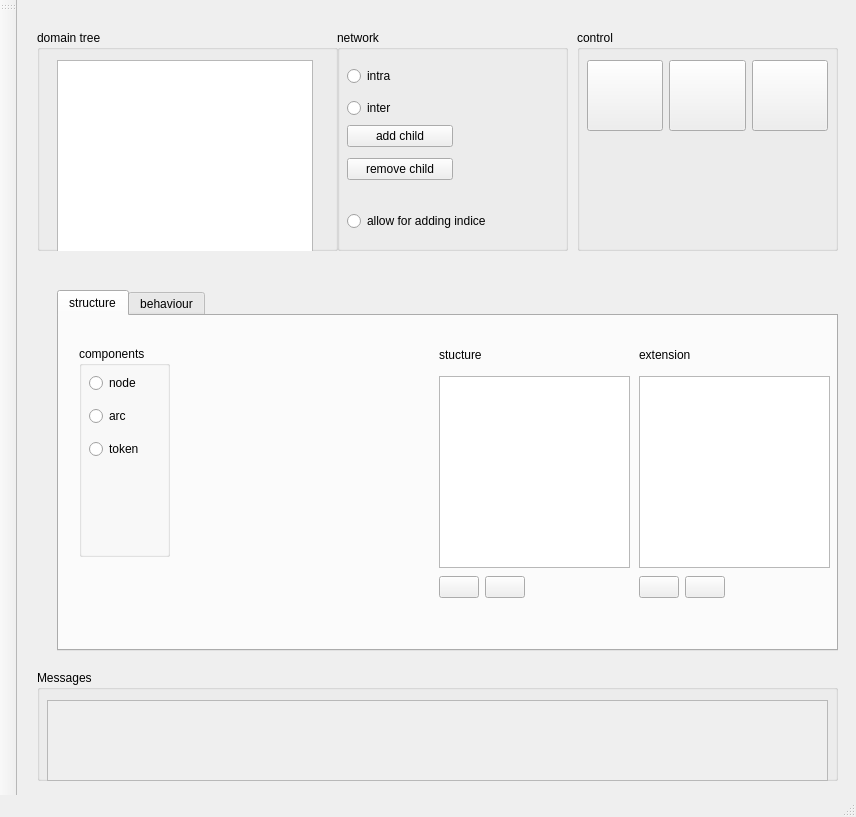
<?xml version="1.0" encoding="UTF-8"?>
<ui version="4.0">
 <class>MainWindow</class>
 <widget class="QMainWindow" name="MainWindow">
  <property name="geometry">
   <rect>
    <x>0</x>
    <y>0</y>
    <width>856</width>
    <height>817</height>
   </rect>
  </property>
  <property name="sizePolicy">
   <sizepolicy hsizetype="Expanding" vsizetype="Expanding">
    <horstretch>0</horstretch>
    <verstretch>0</verstretch>
   </sizepolicy>
  </property>
  <property name="minimumSize">
   <size>
    <width>100</width>
    <height>0</height>
   </size>
  </property>
  <property name="windowTitle">
   <string>Process Modeller</string>
  </property>
  <property name="dockNestingEnabled">
   <bool>false</bool>
  </property>
  <property name="dockOptions">
   <set>QMainWindow::AllowTabbedDocks|QMainWindow::AnimatedDocks|QMainWindow::ForceTabbedDocks|QMainWindow::VerticalTabs</set>
  </property>
  <widget class="QWidget" name="centralwidget">
   <property name="layoutDirection">
    <enum>Qt::LeftToRight</enum>
   </property>
   <widget class="QGroupBox" name="groupBoxNetwork">
    <property name="geometry">
     <rect>
      <x>320</x>
      <y>30</y>
      <width>231</width>
      <height>221</height>
     </rect>
    </property>
    <property name="title">
     <string>network</string>
    </property>
    <widget class="QWidget" name="layoutWidget">
     <property name="geometry">
      <rect>
       <x>10</x>
       <y>30</y>
       <width>69</width>
       <height>66</height>
      </rect>
     </property>
     <layout class="QVBoxLayout" name="verticalLayout_3">
      <item>
       <widget class="QRadioButton" name="radioButtonIntra">
        <property name="text">
         <string>intra</string>
        </property>
       </widget>
      </item>
      <item>
       <widget class="QRadioButton" name="radioButtonInter">
        <property name="text">
         <string>inter</string>
        </property>
       </widget>
      </item>
     </layout>
    </widget>
    <widget class="QWidget" name="layoutWidget">
     <property name="geometry">
      <rect>
       <x>10</x>
       <y>90</y>
       <width>106</width>
       <height>66</height>
      </rect>
     </property>
     <layout class="QVBoxLayout" name="verticalLayout_4">
      <item>
       <widget class="QPushButton" name="pushAddChild">
        <property name="text">
         <string>add child</string>
        </property>
       </widget>
      </item>
      <item>
       <widget class="QPushButton" name="pushRemoveChild">
        <property name="text">
         <string>remove child</string>
        </property>
       </widget>
      </item>
     </layout>
    </widget>
    <widget class="QRadioButton" name="radioButtonIsEnableAddingIndex">
     <property name="geometry">
      <rect>
       <x>10</x>
       <y>180</y>
       <width>201</width>
       <height>22</height>
      </rect>
     </property>
     <property name="toolTip">
      <string extracomment="enable if variable class is represent the state for the node"/>
     </property>
     <property name="text">
      <string>allow for adding indice</string>
     </property>
     <property name="autoExclusive">
      <bool>false</bool>
     </property>
    </widget>
   </widget>
   <widget class="QGroupBox" name="groupBoxFile">
    <property name="geometry">
     <rect>
      <x>560</x>
      <y>30</y>
      <width>261</width>
      <height>221</height>
     </rect>
    </property>
    <property name="title">
     <string>control</string>
    </property>
    <widget class="QWidget" name="layoutWidget">
     <property name="geometry">
      <rect>
       <x>10</x>
       <y>30</y>
       <width>241</width>
       <height>71</height>
      </rect>
     </property>
     <layout class="QHBoxLayout" name="horizontalLayout_4">
      <property name="sizeConstraint">
       <enum>QLayout::SetNoConstraint</enum>
      </property>
      <item>
       <widget class="QPushButton" name="pushSave">
        <property name="sizePolicy">
         <sizepolicy hsizetype="Expanding" vsizetype="Expanding">
          <horstretch>0</horstretch>
          <verstretch>0</verstretch>
         </sizepolicy>
        </property>
        <property name="toolTip">
         <string>save ProMo base ontology</string>
        </property>
        <property name="text">
         <string/>
        </property>
       </widget>
      </item>
      <item>
       <widget class="QPushButton" name="pushInfo">
        <property name="sizePolicy">
         <sizepolicy hsizetype="Expanding" vsizetype="Expanding">
          <horstretch>0</horstretch>
          <verstretch>0</verstretch>
         </sizepolicy>
        </property>
        <property name="toolTip">
         <string>information</string>
        </property>
        <property name="text">
         <string/>
        </property>
       </widget>
      </item>
      <item>
       <widget class="QPushButton" name="pushGraph">
        <property name="sizePolicy">
         <sizepolicy hsizetype="Expanding" vsizetype="Expanding">
          <horstretch>0</horstretch>
          <verstretch>0</verstretch>
         </sizepolicy>
        </property>
        <property name="toolTip">
         <string>make ProMo ontology graph</string>
        </property>
        <property name="text">
         <string/>
        </property>
       </widget>
      </item>
     </layout>
    </widget>
   </widget>
   <widget class="QTabWidget" name="tabWidget">
    <property name="geometry">
     <rect>
      <x>40</x>
      <y>290</y>
      <width>781</width>
      <height>361</height>
     </rect>
    </property>
    <property name="toolTip">
     <string>&lt;html&gt;&lt;head/&gt;&lt;body&gt;&lt;p&gt;defines &lt;span style=&quot; font-weight:600;&quot;&gt;structure&lt;/span&gt; --&amp;gt; bookkeeping &lt;/p&gt;&lt;p&gt;&lt;span style=&quot; font-weight:600;&quot;&gt;behaviour&lt;/span&gt; --&amp;gt; taxonometry of variabless&lt;/p&gt;&lt;/body&gt;&lt;/html&gt;</string>
    </property>
    <property name="currentIndex">
     <number>0</number>
    </property>
    <widget class="QWidget" name="tab_structure">
     <attribute name="title">
      <string>structure</string>
     </attribute>
     <attribute name="toolTip">
      <string>&lt;html&gt;&lt;head/&gt;&lt;body&gt;&lt;p&gt;structure the section that servest the bookkeeping. &lt;/p&gt;&lt;p&gt;Contains all items that appear in the models&lt;/p&gt;&lt;p&gt;&lt;span style=&quot; font-weight:600;&quot;&gt;nodes&lt;/span&gt;: dynamics and distribution nature, &lt;/p&gt;&lt;p&gt;&lt;span style=&quot; font-weight:600;&quot;&gt;arcs&lt;/span&gt; for each type of token the transport nature and the distribution nature, &lt;/p&gt;&lt;p&gt;&lt;span style=&quot; font-weight:600;&quot;&gt;tokens&lt;/span&gt;: token item and refinement &lt;/p&gt;&lt;/body&gt;&lt;/html&gt;</string>
     </attribute>
     <widget class="QGroupBox" name="groupBoxStructureComponents">
      <property name="geometry">
       <rect>
        <x>20</x>
        <y>30</y>
        <width>91</width>
        <height>211</height>
       </rect>
      </property>
      <property name="title">
       <string>components</string>
      </property>
      <widget class="QWidget" name="layoutWidget">
       <property name="geometry">
        <rect>
         <x>10</x>
         <y>20</y>
         <width>74</width>
         <height>101</height>
        </rect>
       </property>
       <layout class="QVBoxLayout" name="verticalLayout">
        <item>
         <widget class="QRadioButton" name="radioButtonStructureNode">
          <property name="text">
           <string>node</string>
          </property>
         </widget>
        </item>
        <item>
         <widget class="QRadioButton" name="radioButtonStructureArc">
          <property name="text">
           <string>arc</string>
          </property>
         </widget>
        </item>
        <item>
         <widget class="QRadioButton" name="radioButtonStructureToken">
          <property name="text">
           <string>token</string>
          </property>
         </widget>
        </item>
       </layout>
      </widget>
     </widget>
     <widget class="QWidget" name="widgetToken" native="true">
      <property name="geometry">
       <rect>
        <x>120</x>
        <y>10</y>
        <width>251</width>
        <height>301</height>
       </rect>
      </property>
      <widget class="QWidget" name="horizontalLayoutWidget">
       <property name="geometry">
        <rect>
         <x>10</x>
         <y>50</y>
         <width>231</width>
         <height>191</height>
        </rect>
       </property>
       <layout class="QHBoxLayout" name="horizontalLayoutToken"/>
      </widget>
     </widget>
     <widget class="QListWidget" name="listViewStructure">
      <property name="geometry">
       <rect>
        <x>380</x>
        <y>60</y>
        <width>191</width>
        <height>192</height>
       </rect>
      </property>
      <property name="toolTip">
       <string>&lt;html&gt;&lt;head/&gt;&lt;body&gt;&lt;p&gt;click once to select&lt;/p&gt;&lt;p&gt;twice to jump to definition location&lt;/p&gt;&lt;/body&gt;&lt;/html&gt;</string>
      </property>
     </widget>
     <widget class="QListWidget" name="listViewStructureExtension">
      <property name="geometry">
       <rect>
        <x>580</x>
        <y>60</y>
        <width>191</width>
        <height>192</height>
       </rect>
      </property>
      <property name="toolTip">
       <string>&lt;html&gt;&lt;head/&gt;&lt;body&gt;&lt;p&gt;click once to select&lt;/p&gt;&lt;p&gt;twice to jump to definition location&lt;/p&gt;&lt;/body&gt;&lt;/html&gt;</string>
      </property>
     </widget>
     <widget class="QWidget" name="layoutWidget">
      <property name="geometry">
       <rect>
        <x>380</x>
        <y>260</y>
        <width>120</width>
        <height>41</height>
       </rect>
      </property>
      <layout class="QHBoxLayout" name="horizontalLayout">
       <property name="sizeConstraint">
        <enum>QLayout::SetFixedSize</enum>
       </property>
       <item>
        <widget class="QPushButton" name="pushNewStructureElement">
         <property name="toolTip">
          <string>add</string>
         </property>
         <property name="text">
          <string/>
         </property>
        </widget>
       </item>
       <item>
        <widget class="QPushButton" name="pushDeleteStructureElement">
         <property name="toolTip">
          <string>remove</string>
         </property>
         <property name="text">
          <string/>
         </property>
        </widget>
       </item>
      </layout>
     </widget>
     <widget class="QWidget" name="layoutWidget">
      <property name="geometry">
       <rect>
        <x>580</x>
        <y>260</y>
        <width>120</width>
        <height>41</height>
       </rect>
      </property>
      <layout class="QHBoxLayout" name="horizontalLayout_2">
       <property name="sizeConstraint">
        <enum>QLayout::SetFixedSize</enum>
       </property>
       <item>
        <widget class="QPushButton" name="pushNewStructureElementExtension">
         <property name="toolTip">
          <string>add</string>
         </property>
         <property name="text">
          <string/>
         </property>
        </widget>
       </item>
       <item>
        <widget class="QPushButton" name="pushDeleteStructureElementExtension">
         <property name="toolTip">
          <string>remove</string>
         </property>
         <property name="text">
          <string/>
         </property>
        </widget>
       </item>
      </layout>
     </widget>
     <widget class="QLabel" name="labelStructure">
      <property name="geometry">
       <rect>
        <x>380</x>
        <y>30</y>
        <width>161</width>
        <height>17</height>
       </rect>
      </property>
      <property name="text">
       <string>stucture</string>
      </property>
     </widget>
     <widget class="QLabel" name="labelStructureExtension">
      <property name="geometry">
       <rect>
        <x>580</x>
        <y>30</y>
        <width>181</width>
        <height>17</height>
       </rect>
      </property>
      <property name="text">
       <string>extension</string>
      </property>
     </widget>
    </widget>
    <widget class="QWidget" name="tab_behaviour">
     <attribute name="title">
      <string>behaviour</string>
     </attribute>
     <attribute name="toolTip">
      <string>&lt;html&gt;&lt;head/&gt;&lt;body&gt;&lt;p&gt;&lt;span style=&quot; font-weight:600;&quot;&gt;behaviour&lt;/span&gt;: &lt;/p&gt;&lt;p&gt;&lt;span style=&quot; font-weight:600;&quot;&gt;graph&lt;/span&gt; --&amp;gt; network,&lt;/p&gt;&lt;p&gt;&lt;span style=&quot; font-weight:600;&quot;&gt;node&lt;/span&gt; : constant, frame and state, &lt;/p&gt;&lt;p&gt;&lt;span style=&quot; font-weight:600;&quot;&gt;arc&lt;/span&gt;: transport&lt;/p&gt;&lt;/body&gt;&lt;/html&gt;</string>
     </attribute>
     <widget class="QWidget" name="layoutWidget">
      <property name="geometry">
       <rect>
        <x>150</x>
        <y>260</y>
        <width>120</width>
        <height>41</height>
       </rect>
      </property>
      <layout class="QHBoxLayout" name="horizontalLayout_3">
       <property name="sizeConstraint">
        <enum>QLayout::SetFixedSize</enum>
       </property>
       <item>
        <widget class="QPushButton" name="pushNewBehaviourElement">
         <property name="text">
          <string/>
         </property>
        </widget>
       </item>
       <item>
        <widget class="QPushButton" name="pushDeleteBehaviourElement">
         <property name="text">
          <string/>
         </property>
        </widget>
       </item>
      </layout>
     </widget>
     <widget class="QGroupBox" name="groupBoxBehaviourComponents">
      <property name="geometry">
       <rect>
        <x>40</x>
        <y>40</y>
        <width>91</width>
        <height>211</height>
       </rect>
      </property>
      <property name="title">
       <string>components</string>
      </property>
      <widget class="QWidget" name="layoutWidget">
       <property name="geometry">
        <rect>
         <x>10</x>
         <y>20</y>
         <width>75</width>
         <height>101</height>
        </rect>
       </property>
       <layout class="QVBoxLayout" name="verticalLayout_2">
        <item>
         <widget class="QRadioButton" name="radioButtonBehaviourGraph">
          <property name="text">
           <string>graph</string>
          </property>
         </widget>
        </item>
        <item>
         <widget class="QRadioButton" name="radioButtonBehaviourNode">
          <property name="text">
           <string>node</string>
          </property>
         </widget>
        </item>
        <item>
         <widget class="QRadioButton" name="radioButtonBehaviourArc">
          <property name="text">
           <string>arc</string>
          </property>
         </widget>
        </item>
       </layout>
      </widget>
     </widget>
     <widget class="QListWidget" name="listViewBehaviour">
      <property name="geometry">
       <rect>
        <x>150</x>
        <y>60</y>
        <width>191</width>
        <height>192</height>
       </rect>
      </property>
      <property name="toolTip">
       <string>&lt;html&gt;&lt;head/&gt;&lt;body&gt;&lt;p&gt;&lt;span style=&quot; font-weight:600;&quot;&gt;single&lt;/span&gt; click   --&amp;gt; select&lt;/p&gt;&lt;p&gt;&lt;span style=&quot; font-weight:600;&quot;&gt;double&lt;/span&gt; click --&amp;gt; jump to where item has been defined&lt;/p&gt;&lt;/body&gt;&lt;/html&gt;</string>
      </property>
     </widget>
     <widget class="QGroupBox" name="groupBoxRules">
      <property name="geometry">
       <rect>
        <x>420</x>
        <y>40</y>
        <width>171</width>
        <height>80</height>
       </rect>
      </property>
      <property name="title">
       <string>rules</string>
      </property>
      <widget class="QRadioButton" name="radioButtonHasPortVariables">
       <property name="geometry">
        <rect>
         <x>0</x>
         <y>20</y>
         <width>151</width>
         <height>22</height>
        </rect>
       </property>
       <property name="toolTip">
        <string extracomment="enable if the variable class can have port variables"/>
       </property>
       <property name="text">
        <string>has port variables</string>
       </property>
       <property name="autoExclusive">
        <bool>false</bool>
       </property>
      </widget>
     </widget>
    </widget>
   </widget>
   <widget class="QGroupBox" name="groupBox">
    <property name="geometry">
     <rect>
      <x>20</x>
      <y>30</y>
      <width>301</width>
      <height>221</height>
     </rect>
    </property>
    <property name="title">
     <string>domain tree</string>
    </property>
    <widget class="QTreeWidget" name="treeWidget">
     <property name="geometry">
      <rect>
       <x>20</x>
       <y>30</y>
       <width>256</width>
       <height>192</height>
      </rect>
     </property>
     <property name="toolTip">
      <string>ProMo ontology domain tree</string>
     </property>
     <attribute name="headerVisible">
      <bool>false</bool>
     </attribute>
     <column>
      <property name="text">
       <string notr="true">1</string>
      </property>
     </column>
    </widget>
   </widget>
   <widget class="QGroupBox" name="groupBox_2">
    <property name="geometry">
     <rect>
      <x>20</x>
      <y>670</y>
      <width>801</width>
      <height>111</height>
     </rect>
    </property>
    <property name="title">
     <string>Messages</string>
    </property>
    <widget class="QTextBrowser" name="msgWindow">
     <property name="enabled">
      <bool>false</bool>
     </property>
     <property name="geometry">
      <rect>
       <x>10</x>
       <y>30</y>
       <width>781</width>
       <height>81</height>
      </rect>
     </property>
     <property name="palette">
      <palette>
       <active>
        <colorrole role="WindowText">
         <brush brushstyle="SolidPattern">
          <color alpha="255">
           <red>76</red>
           <green>76</green>
           <blue>76</blue>
          </color>
         </brush>
        </colorrole>
        <colorrole role="Text">
         <brush brushstyle="SolidPattern">
          <color alpha="255">
           <red>60</red>
           <green>60</green>
           <blue>60</blue>
          </color>
         </brush>
        </colorrole>
        <colorrole role="PlaceholderText">
         <brush brushstyle="NoBrush">
          <color alpha="128">
           <red>60</red>
           <green>60</green>
           <blue>60</blue>
          </color>
         </brush>
        </colorrole>
       </active>
       <inactive>
        <colorrole role="WindowText">
         <brush brushstyle="SolidPattern">
          <color alpha="255">
           <red>76</red>
           <green>76</green>
           <blue>76</blue>
          </color>
         </brush>
        </colorrole>
        <colorrole role="Text">
         <brush brushstyle="SolidPattern">
          <color alpha="255">
           <red>60</red>
           <green>60</green>
           <blue>60</blue>
          </color>
         </brush>
        </colorrole>
        <colorrole role="PlaceholderText">
         <brush brushstyle="NoBrush">
          <color alpha="128">
           <red>60</red>
           <green>60</green>
           <blue>60</blue>
          </color>
         </brush>
        </colorrole>
       </inactive>
       <disabled>
        <colorrole role="WindowText">
         <brush brushstyle="SolidPattern">
          <color alpha="255">
           <red>255</red>
           <green>0</green>
           <blue>0</blue>
          </color>
         </brush>
        </colorrole>
        <colorrole role="Text">
         <brush brushstyle="SolidPattern">
          <color alpha="255">
           <red>255</red>
           <green>0</green>
           <blue>0</blue>
          </color>
         </brush>
        </colorrole>
        <colorrole role="PlaceholderText">
         <brush brushstyle="NoBrush">
          <color alpha="128">
           <red>60</red>
           <green>60</green>
           <blue>60</blue>
          </color>
         </brush>
        </colorrole>
       </disabled>
      </palette>
     </property>
     <property name="font">
      <font>
       <weight>75</weight>
       <bold>true</bold>
      </font>
     </property>
     <property name="acceptDrops">
      <bool>false</bool>
     </property>
    </widget>
   </widget>
  </widget>
  <widget class="QStatusBar" name="statusbar"/>
  <widget class="QToolBar" name="toolBar">
   <property name="orientation">
    <enum>Qt::Vertical</enum>
   </property>
   <attribute name="toolBarArea">
    <enum>LeftToolBarArea</enum>
   </attribute>
   <attribute name="toolBarBreak">
    <bool>false</bool>
   </attribute>
  </widget>
 </widget>
 <resources/>
 <connections/>
</ui>
